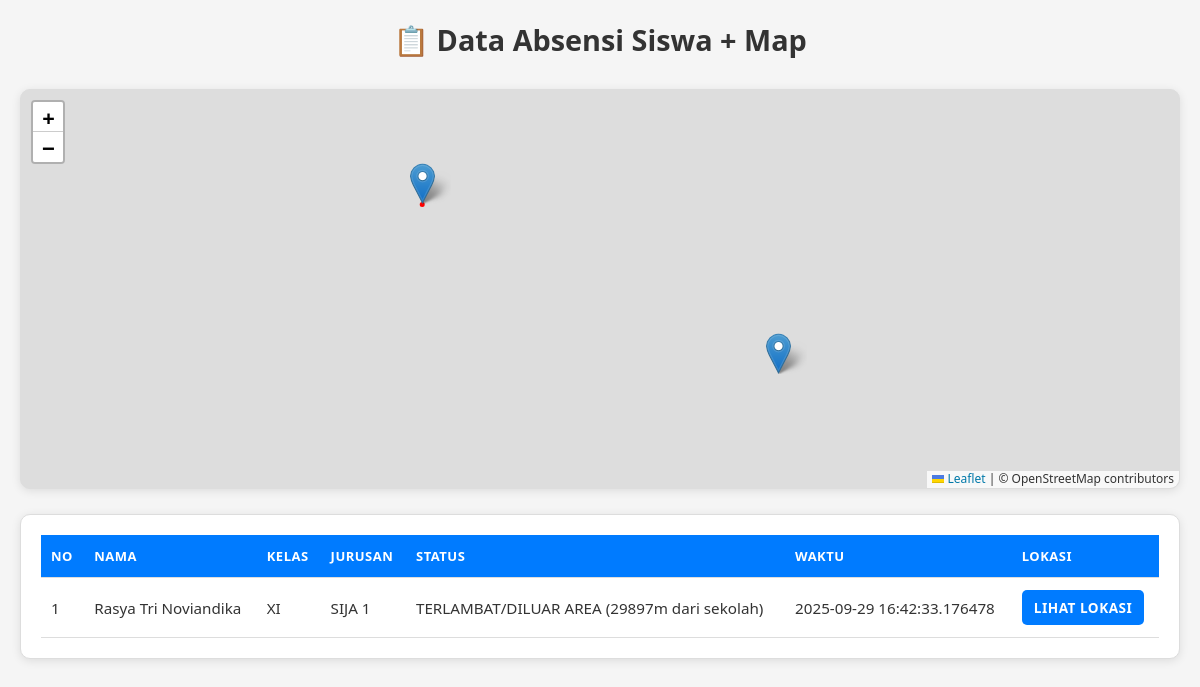
The page /admin/absensi_map (signed in) on the database its author committed.
### tables this page shows
CREATE TABLE absensi (
            id INTEGER PRIMARY KEY AUTOINCREMENT,
            siswa_id INTEGER,
            nama TEXT NOT NULL,
            kelas TEXT NOT NULL,
            jurusan TEXT NOT NULL,
            latitude REAL,
            longitude REAL,
            status TEXT NOT NULL,
            waktu TIMESTAMP DEFAULT CURRENT_TIMESTAMP
        );

### app.py (the view)
@app.route("/admin/absensi_map")
@login_required
def admin_absensi_map():
    conn = sqlite3.connect(DB_NAME)
    cur = conn.cursor()
    cur.execute("""
        SELECT nama, kelas, jurusan, status, waktu, latitude, longitude
        FROM absensi
        ORDER BY waktu DESC
    """)
    absensi = cur.fetchall()
    conn.close()
    conn = sqlite3.connect(DB_NAME)
    cur = conn.cursor()
    cur.execute("SELECT latitude, longitude FROM settings WHERE id=1")
    row = cur.fetchone()
    conn.close()
    school_lat = row[0] if row else SCHOOL_LAT
    school_lng = row[1] if row else SCHOOL_LNG
    return render_template(
        "admin/absensi_map.html",
        absensi=absensi,
        SCHOOL_LAT=school_lat,
        SCHOOL_LNG=school_lng
    )

### app.py (called while the page is built)
def login_required(f):
    from functools import wraps
    @wraps(f)
    def decorated_function(*args, **kwargs):
        if 'admin_logged_in' not in session:
            return redirect(url_for('admin_login'))
        return f(*args, **kwargs)
    return decorated_function

### templates/admin/absensi_map.html (shortened to what this page needs)
<!DOCTYPE html>
<html lang="id">
<head>
  <link rel="stylesheet" href="https://unpkg.com/leaflet/dist/leaflet.css" />
</head>
<body>
  <h2>📋 Data Absensi Siswa + Map</h2>
  <div id="map"></div>
  <div class="table-container">
    <table>
      <thead>
        <tr>
          <th>No</th>
          <th>Nama</th>
          <th>Kelas</th>
          <th>Jurusan</th>
          <th>Status</th>
          <th>Waktu</th>
          <th>Lokasi</th>
        </tr>
      </thead>
      <tbody>
        {% for a in absensi %}
        <tr>
          <td>{{ loop.index }}</td>
          <td>{{ a[0] }}</td>
          <td>{{ a[1] }}</td>
          <td>{{ a[2] }}</td>
          <td>{{ a[3] }}</td>
          <td>{{ a[4] }}</td>
          <td>
            {% if a[5] and a[6] %}
              <a class="button" href="#" onclick="focusMarker({{ loop.index0 }})">Lihat Lokasi</a>
            {% else %}
              -
            {% endif %}
          </td>
        </tr>
        {% endfor %}
      </tbody>
    </table>
  </div>
</body>
</html>

### templates/admin/absensi_map.html (style rules this page uses)
* { margin: 0; padding: 0; box-sizing: border-box; font-family: 'Segoe UI', Tahoma, Geneva, Verdana, sans-serif; }
body { background: #f5f5f5; color: #333; padding: 20px; min-height: 100vh; }
h2 { text-align: center; margin-bottom: 30px; font-size: 1.8rem; font-weight: 600; color: #333; }
#map { height: 400px; width: 100%; margin-bottom: 25px; border-radius: 10px; box-shadow: 0 2px 10px rgba(0,0,0,0.1); border: 1px solid #ddd; }
.table-container { background: #fff; padding: 20px; border-radius: 10px; box-shadow: 0 2px 10px rgba(0,0,0,0.1); border: 1px solid #ddd; overflow-x: auto; }
table { width: 100%; border-collapse: collapse; min-width: 700px; }
th, td { padding: 12px 10px; border-bottom: 1px solid #ddd; text-align: left; font-size: 0.95rem; }
th { background: #007bff; color: white; text-transform: uppercase; letter-spacing: 0.5px; font-size: 13px; font-weight: 600; }
a.button { display: inline-block; color: #fff; background: #007bff; padding: 8px 12px; border-radius: 5px; text-decoration: none; font-size: 0.85rem; font-weight: 600; transition: all 0.3s ease; text-transform: uppercase; letter-spacing: 0.5px; }
html { scroll-behavior: smooth; }

### rows shown on the page
absensi: nama "Rasya Tri Noviandika", kelas "XI", jurusan "SIJA 1", status "TERLAMBAT/DILUAR AREA (29897m dari sekolah)", waktu "2025-09-29 16:42:33.176478"
